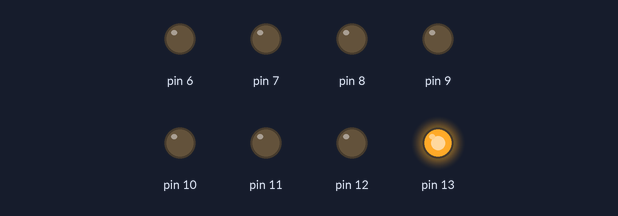
Simulated run of this sketch. Board: Arduino Uno, built with avr-gcc and run on an emulated ATmega328P. Parts: output pins drawn as LEDs (lit = HIGH).

Above: at 0.2 s.
At 1.2 s:
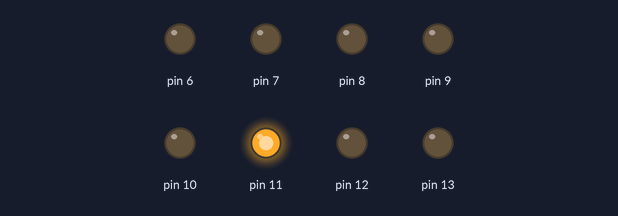
At 1.7 s:
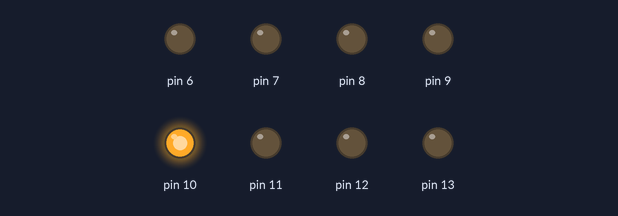
At 2.2 s:
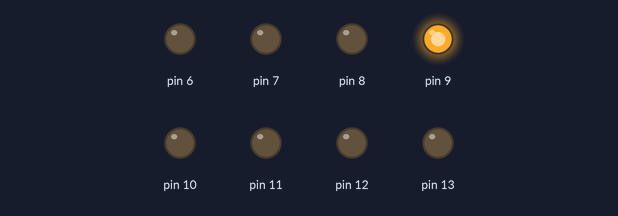
At 3.2 s:
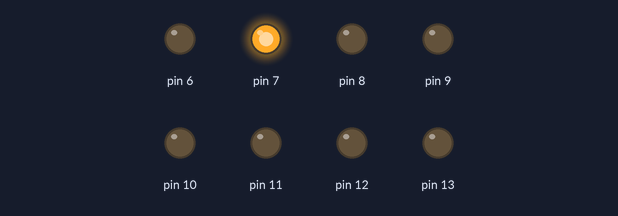
At 4.7 s:
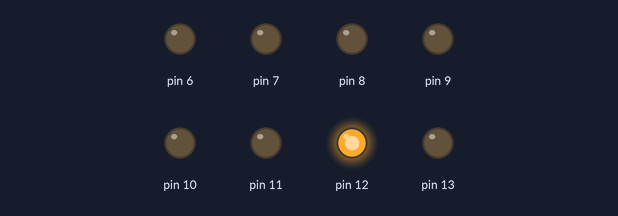
Timing chart, 0 to 5.2 s (numbered marks = the images above):
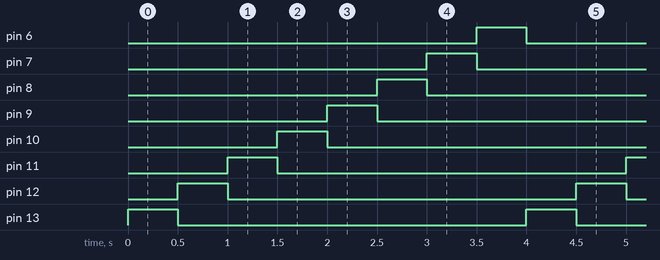

The sketch:

job07.ino
```cpp
// Program to flash 8 LEDs in turn

void setup() {
  pinMode(6, OUTPUT);
  pinMode(7, OUTPUT);
  pinMode(8, OUTPUT);
  pinMode(9, OUTPUT);
  pinMode(10, OUTPUT);
  pinMode(11, OUTPUT);
  pinMode(12, OUTPUT);
  pinMode(13, OUTPUT);
}

void loop() {
  for (int pin = 13; pin >= 6; pin--) {
    digitalWrite(pin, HIGH); // Turn on the current LED
    delay(500); // Wait for 500 milliseconds
    digitalWrite(pin, LOW); // Turn off the current LED
  }
}
```

Measured:
- by itself, pin 6–13: alternates HIGH for 0.50 s and LOW for 3.5 s
- by itself, everything shown: repeats every 4.0 s, in 9 steps
